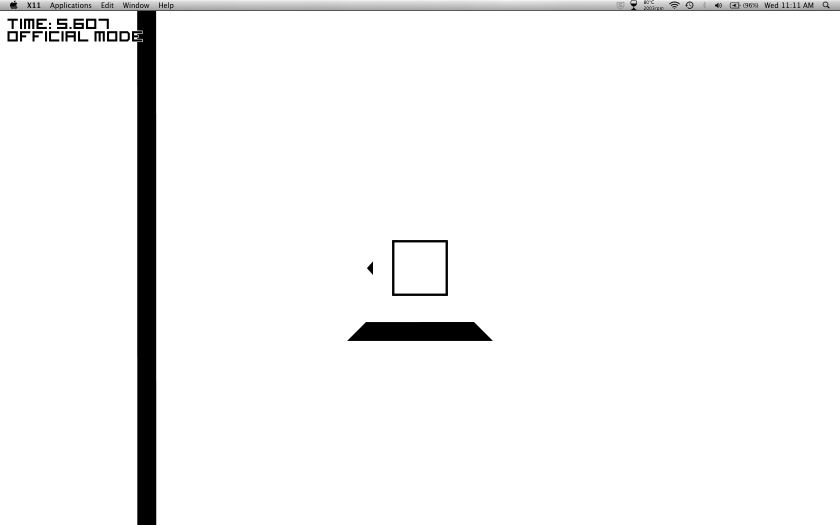
%> input picture workspace/Player_Detection_Testing/left.png, 1680 x 1050 px (shown at 1/2 size)
$ octave detect_player_v3.m   (GNU Octave 9; MATLAB toolbox functions it lacks are replaced by stand-ins)
%> lines starting %> are read from the running program, lines starting %| are printed output that depends on the picture; in (x1, y1, x2, y2) boxes, pixels count from 0 and x2, y2 are one past the last pixel; in counts of white or black regions, pixels touching at a corner belong together; the program's own positions count from 1
close all; clear; clc;
tic
% This version gets rid of all the plotting to speed up the algorithm.
% Img = imread('Base_clear.png');
% Img = imread('Base_Close_interference_1.png');
% Img = imread('Critical_interference_test.png');
Img = imread('left.png');
%> Img is the input picture: size 1050x1680x3 uint8; mean R, G, B 245.4, 245.4, 245.4

Img = Img(:,:,1);
%> Img: size 1050x1680 uint8
imloadtime = toc

tic
square_center = [(896+785)/2, (480+592)/2];  % hardcoded for now, but Nick said he had the center problem worked out so I can change that on his system

xtop = (square_center(1) - 100); xbottom = (square_center(1) + 100);
ytop = (square_center(2) - 100); ybottom = (square_center(2) + 100);


halfrange = 10; % half the side of the square patch we search


cx = [round(xtop:xbottom)];
cytop = round(square_center(2) - sqrt(100^2 - (cx - square_center(1)).^2));
cybottom = round(square_center(2) + sqrt(100^2 - (cx - square_center(1)).^2));

cx = [cx(1) cx cx];   % the cx(1), cybottom(end) closes a gap through which the player could slip undetected more efficiently than decreasing the stepsize would
cy = [cybottom(end) cytop cybottom];


counter = zeros(size(cx));
algpreptime = toc
% search circle
tic
for h = 1:length(cx)

    subImgXinds = [cx(h) - halfrange: cx(h) + halfrange];
    subImgYinds = [cy(h) - halfrange : cy(h) + halfrange];

    subImg = Img(subImgYinds, subImgXinds);


    counter(h) = sum(sum(subImg));

end
%> this loop made 403 passes
%> pass 1, `subImg = Img(subImgYinds, subImgXinds);`:
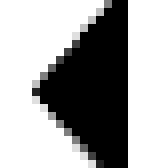
%> subImg: size 21x21 uint8 (shown 8 times larger); min 0, max 255, mean 165
%> pass 2, `subImg = Img(subImgYinds, subImgXinds);`:
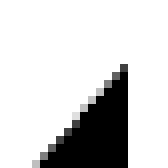
%> subImg: size 21x21 uint8 (shown 8 times larger); min 0, max 255, mean 209.7
%> pass 3, `subImg = Img(subImgYinds, subImgXinds);`:
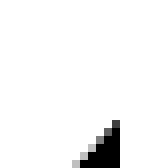
%> subImg: size 21x21 uint8 (shown 8 times larger); min 0, max 255, mean 244.8
%> after the loop, counter = 403 values, max 112455 at index 5, min 72768 at index 1, mean 111524.3
playercenterind = round(mean(find(counter <=73000 & counter >= 72000)))
%> playercenterind = 1
playerfind = toc


debug = 3;


% plot(cx(playercenterind), cy(playercenterind), 'rs', 'markersize', 30)
% plot(cx(playercenterind), cy(playercenterind), 'r+', 'markersize', 25)

$ run again, with workspace/Player_Detection_Testing/Critical_interference_test.png copied over workspace/Player_Detection_Testing/left.png
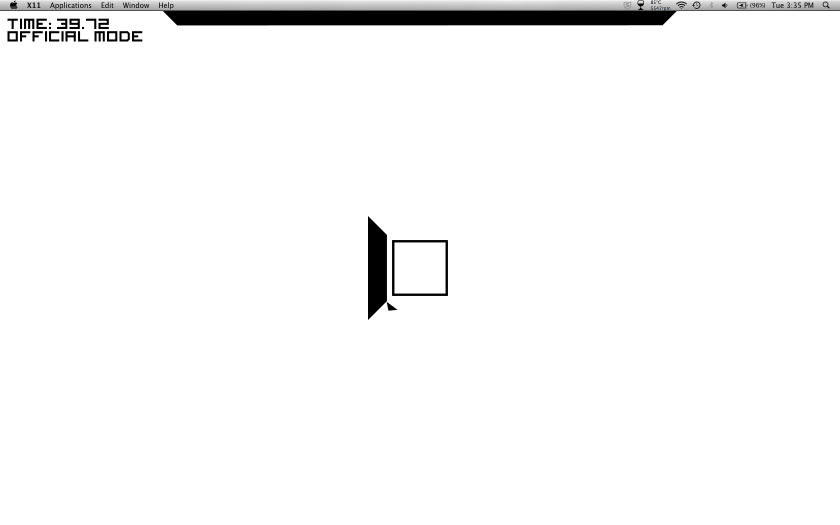
%> input picture workspace/Player_Detection_Testing/Critical_interference_test.png, 1680 x 1050 px (shown at 1/2 size)
%> Img is the input picture: size 1050x1680x3 uint8; mean R, G, B 247.4, 247.4, 247.4
%> Img: size 1050x1680 uint8
%> the loop `for h = 1:length(cx)` made 403 passes
%> pass 1, `subImg = Img(subImgYinds, subImgXinds);`:
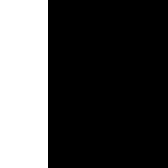
%> subImg: size 21x21 uint8 (shown 8 times larger); 28.6% white; 1 white region, box (x1, y1, x2, y2) and area: (0, 0, 6, 21) 126
%> pass 3, `subImg = Img(subImgYinds, subImgXinds);`:
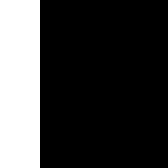
%> subImg: size 21x21 uint8 (shown 8 times larger); 23.8% white; 1 white region, box (x1, y1, x2, y2) and area: (0, 0, 5, 21) 105
%> after the loop `for h = 1:length(cx)`: counter = 403 values, max 112455 at index 42, min 0 at index 8, mean 94526.1
%> playercenterind = 243
